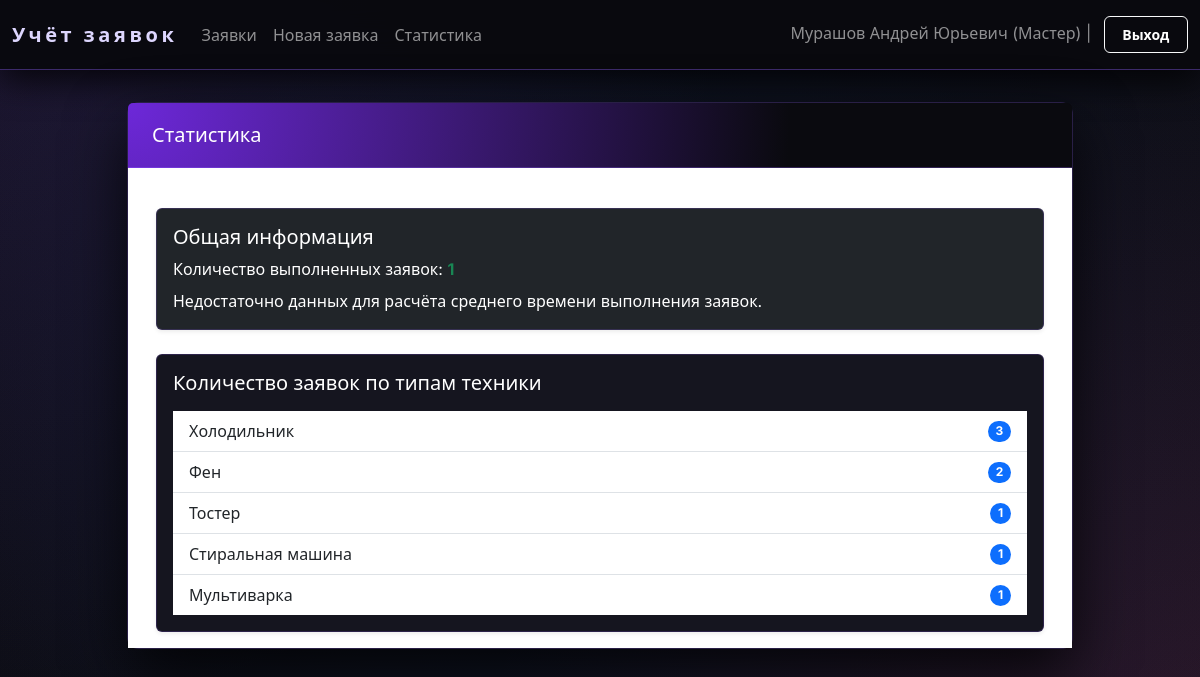
Page /stats (signed in) on the committed database.
### tables this page shows
CREATE TABLE requests (
            request_id INTEGER PRIMARY KEY AUTOINCREMENT,
            start_date TEXT,
            climate_tech_type TEXT,
            climate_tech_model TEXT,
            problem_description TEXT,
            request_status TEXT,
            completion_date TEXT,
            repair_parts TEXT,
            master_id INTEGER,
            client_id INTEGER,
            FOREIGN KEY(master_id) REFERENCES users(user_id),
            FOREIGN KEY(client_id) REFERENCES users(user_id)
        );

### web_app.py (the view)
    def wrapper(*args, **kwargs):
        if "user" not in session:
            return redirect(url_for("login"))
        return view_func(*args, **kwargs)

### web_app.py (called while the page is built)
def get_connection():
    if not os.path.exists(DB_NAME):
        raise FileNotFoundError(f"База данных '{DB_NAME}' не найдена.")
    conn = sqlite3.connect(DB_NAME)
    conn.row_factory = sqlite3.Row
    return conn

def login_required(view_func):
    def wrapper(*args, **kwargs):
        if "user" not in session:
            return redirect(url_for("login"))
        return view_func(*args, **kwargs)
    wrapper.__name__ = view_func.__name__
    return wrapper

### templates/stats.html (shortened to what this page needs)
{% extends "base.html" %}
{% block header %}Статистика{% endblock %}
{% block content %}
<div class="container mt-4">
<div class="card mb-4 shadow-sm bg-dark text-white">
  <div class="card-body">
    <h5 class="card-title text-white">Общая информация</h5>
    <p class="mb-2 text-white">
      Количество выполненных заявок:
      <span class="fw-bold text-success">{{ finished_count }}</span>
    </p>
    {% if avg_days_str %}
    <p class="mb-0 text-white">
      Среднее время выполнения заявки:
      <span class="fw-bold">{{ avg_days_str }}</span> дн.
    </p>
    {% else %}
    <p class="text-white mb-0">
      Недостаточно данных для расчёта среднего времени выполнения заявок.
    </p>
    {% endif %}
  </div>
</div>
  <div class="card shadow-sm">
    <div class="card-body">
      <h5 class="card-title mb-3 text-white">
      Количество заявок по типам техники
      </h5>
      {% if type_rows %}
      <ul class="list-group list-group-flush">
        {% for r in type_rows %}
        <li class="list-group-item d-flex justify-content-between align-items-center">
          {{ r.climate_tech_type }}
          <span class="badge bg-primary rounded-pill">{{ r.cnt }}</span>
        </li>
        {% endfor %}
      </ul>
      {% else %}
      <p class="text-muted">Заявок пока нет.</p>
      {% endif %}
    </div>
  </div>
</div>
{% endblock %}

### static/styles.css (style rules this page uses)
* { box-sizing: border-box; }
body { min-height: 100vh; font-family: 'Inter', system-ui, -apple-system, sans-serif; color: #f1f5f9; background-color: #0a0a0f; background-image: radial-gradient(circle at 0 0, rgba(139, 92, 246, 0.15) 0, transparent 50%), radial-gradient(circle at 100% 100%, rgba(236, 72, 153, 0.12) 0, transparent 50%), radial-gradient(circle at 50% 50%, rgba(15, 23, 42, 1) 0, transparent 100%), linear-gradient(135deg, #0a0a0f 0%, #11111b 100%); background-attachment: fixed; }
.card { background-color: rgba(17, 17, 27, 0.98); border: 1px solid rgba(139, 92, 246, 0.2); }

### rows in the picture
requests: climate_tech_type "Холодильник", cnt "3"
requests: climate_tech_type "Фен", cnt "2"
requests: climate_tech_type "Тостер", cnt "1"
requests: climate_tech_type "Стиральная машина", cnt "1"
requests: climate_tech_type "Мультиварка", cnt "1"

### other values in the picture
{{ current_user['fio'] }} "Мурашов Андрей Юрьевич"
{{ current_user['user_type'] }} "Мастер"
{{ finished_count }} "1"
